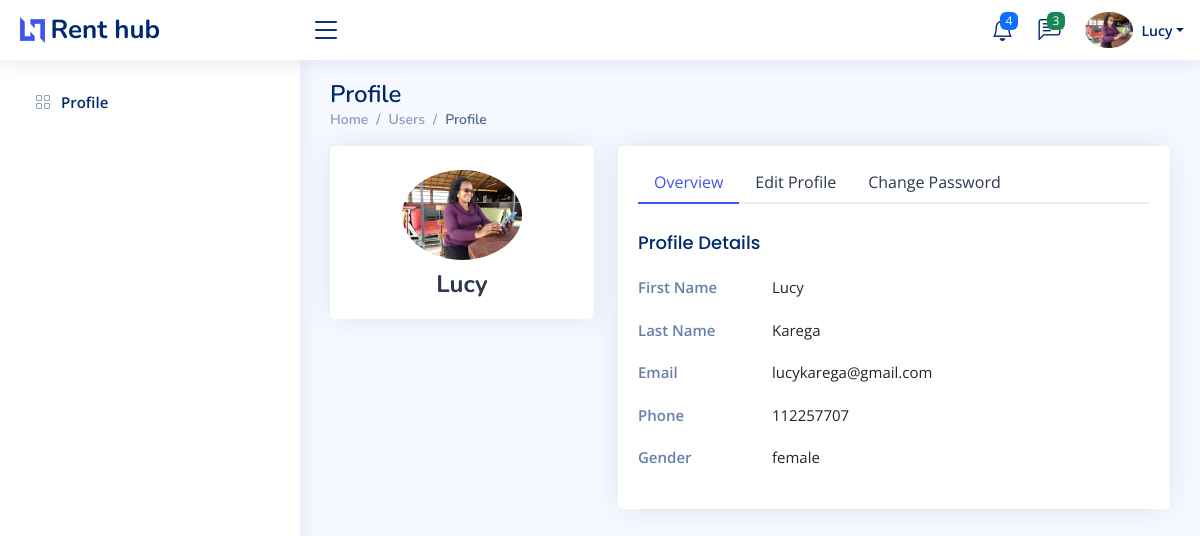
Page /profile/ (signed in) on the committed database.
### main/models.py (models this page shows, shortened)
class Customer(models.Model):
    user = models.OneToOneField(User, null=True, blank=True, on_delete=models.CASCADE)
    ROLE_CHOICES = (
        ('landlord', 'Landlord'),
        ('user', 'user'),
    )
    GENDER_CHOICES =(
        ('male','Male'),
        ('female','Female'),
        ('other','Other'),
    )
    customer_id = models.IntegerField(primary_key= True,)
    username = models.CharField(max_length=50, unique=True, null=True, blank=True)  #for authentication purposes
    first_name = models.CharField(max_length= 100, null=True, blank=True)
    last_name = models.CharField(max_length= 100, null=True, blank=True)
    customer_image = models.ImageField(null=True, blank=True)
    password = models.CharField(max_length= 100, null=True, blank=True)
    email = models.EmailField(null=True, blank=True)
    phone_number = models.IntegerField(help_text='0712345678 or +254712345678', null=True, blank=True) #look for a validator, ie. regex
    gender = models.CharField(max_length=10, null=True, blank=True, choices = GENDER_CHOICES)
    role = models.CharField(max_length=10, choices=ROLE_CHOICES, null=True, blank=True)
    class Meta:
        db_table='customer'
    @property #help us access this as an attribute rather than as a model
    def customer_imageURL(self):
        try:
            url = self.customer_image.url
        except:
            url = ''
        return url

### landlord/views.py (the view, shortened to what this page needs)
# urls.py: path('profile/',  lv.profile, name ='profile'),
def profile(request):
    customer = None  # Initialize customer variable
    if request.user.is_authenticated:
        customer, created = Customer.objects.get_or_create(user=request.user)
    return render(request, "landlord/profile.html", {'customer': customer})

### landlord/templates/landlord/profile.html (shortened to what this page needs)
{% extends 'landlord/landlordBase.html' %}
{% load static %}
{% block pagecontent %}
  <main id="main" class="main">
    <div class="pagetitle">
      <h1>Profile</h1>
      <nav>
        <ol class="breadcrumb">
          <li class="breadcrumb-item"><a href="/home/">Home</a></li>
          <li class="breadcrumb-item">Users</li>
          <li class="breadcrumb-item active">Profile</li>
        </ol>
      </nav>
    </div>
    {% if customer %}
    <section class="section profile">
      <div class="row">
        <div class="col-xl-4">
          <div class="card">
            <div class="card-body profile-card pt-4 d-flex flex-column align-items-center">
              <img src="{{customer.customer_imageURL}}" alt="Profile" class="rounded-circle">
              <h2>{{user.username}}</h2>
            </div>
          </div>
        </div>
        <div class="col-xl-8">
          <div class="card">
            <div class="card-body pt-3">
            {% if customer.role|lower == 'landlord' %}
              <ul class="nav nav-tabs nav-tabs-bordered">
                <li class="nav-item">
                  <button class="nav-link active" data-bs-toggle="tab" data-bs-target="#profile-overview">Overview</button>
                </li>
                <li class="nav-item">
                  <button class="nav-link" data-bs-toggle="tab" data-bs-target="#profile-edit">Edit Profile</button>
                </li>
                <li class="nav-item">
                  <button class="nav-link" data-bs-toggle="tab"> <a href="/propertyManagement/">Edit apartment details </a></button>
                </li>
                <!-- <li class="nav-item">
                  <button class="nav-link" data-bs-toggle="tab" data-bs-target="#profile-change-password">Change Password</button>
                </li> -->
              </ul>
            {% else %}
            <ul class="nav nav-tabs nav-tabs-bordered">
              <li class="nav-item">
                <button class="nav-link active" data-bs-toggle="tab" data-bs-target="#profile-overview">Overview</button>
              </li>
              <li class="nav-item">
                <button class="nav-link" data-bs-toggle="tab" data-bs-target="#profile-edit">Edit Profile</button>
              </li>
              <li class="nav-item">
                <button class="nav-link" data-bs-toggle="tab" data-bs-target="#profile-change-password">Change Password</button>
              </li>
            </ul>
            {% endif %}
              <div class="tab-content pt-2">
                <div class="tab-pane fade show active profile-overview" id="profile-overview">
                  <h5 class="card-title">Profile Details</h5>
                  <div class="row">
                    <div class="col-lg-3 col-md-4 label ">First Name</div>
                    <div class="col-lg-9 col-md-8">{{customer.first_name}}</div>
                  </div>
                  <div class="row">
                    <div class="col-lg-3 col-md-4 label ">Last Name</div>
                    <div class="col-lg-9 col-md-8">{{customer.last_name}}</div>
                  </div>
                  <div class="row">
                    <div class="col-lg-3 col-md-4 label">Email</div>
                    <div class="col-lg-9 col-md-8">{{customer.email}}</div>
                  </div>
                  <div class="row">
                    <div class="col-lg-3 col-md-4 label">Phone</div>
                    <div class="col-lg-9 col-md-8">{{customer.phone_number}}</div>
                  </div>
                  <div class="row">
                    <div class="col-lg-3 col-md-4 label">Gender</div>
                    <div class="col-lg-9 col-md-8">{{customer.gender}}</div>
                  </div>
                </div>
              </div>
            </div>
          </div>
        </div>
      </div>
    </section>
  </main>
  {% endif %}
  {% endblock %}

### landlord/templates/landlord/landlordBase.html (shortened to what this page needs)
{% load static %}
<!DOCTYPE html>
<html lang="en">
<head>
  <link href="{% static 'assets/vendor/bootstrap/css/bootstrap.min.css' %}" rel="stylesheet">
  <link href="{% static 'assets/vendor/bootstrap-icons/bootstrap-icons.css' %}" rel="stylesheet">
  <link href="{% static 'assets/vendor/boxicons/css/boxicons.min.css' %}" rel="stylesheet">
  <link href="{% static 'assets/vendor/quill/quill.snow.css' %}" rel="stylesheet">
  <link href="{% static 'assets/vendor/quill/quill.bubble.css' %}" rel="stylesheet">
  <link href="{% static 'assets/vendor/remixicon/remixicon.css' %}" rel="stylesheet">
  <link href="{% static 'assets/vendor/simple-datatables/style.css' %}" rel="stylesheet">
  <link href="{% static 'assets/css/style.css' %}" rel="stylesheet">
</head>
<body>
  <header id="header" class="header fixed-top d-flex align-items-center">
    <div class="d-flex align-items-center justify-content-between">
      <a href="/profile/" class="logo d-flex align-items-center">
        <img src="{% static 'assets/img/logo.png' %}" alt="">
        <span class="d-none d-lg-block">Rent hub</span>
      </a>
      <i class="bi bi-list toggle-sidebar-btn"></i>
    </div>
     <nav class="header-nav ms-auto">
      <ul class="d-flex align-items-center">
        <li class="nav-item dropdown">
          <a class="nav-link nav-icon" href="#" data-bs-toggle="dropdown">
            <i class="bi bi-bell"></i>
            <span class="badge bg-primary badge-number">{{4}}</span>
          </a>
          </li>
        <li class="nav-item dropdown">
          <a class="nav-link nav-icon" href="#" data-bs-toggle="dropdown">
            <i class="bi bi-chat-left-text"></i>
            <span class="badge bg-success badge-number">3</span>
          </a>
        </li>
        <li class="nav-item dropdown pe-3">
          <a class="nav-link nav-profile d-flex align-items-center pe-0" href="#" data-bs-toggle="dropdown">
            <img src="{{customer.customer_imageURL}}" alt="Profile" class="rounded-circle">
            <span class="d-none d-md-block dropdown-toggle ps-2">{{user.username}}</span>
          </a>
        </li>
      </ul>
    </nav>
  </header>
  {% if customer.role|lower == 'landlord' %}
  <aside id="sidebar" class="sidebar">
    <ul class="sidebar-nav" id="sidebar-nav">
      <li class="nav-item">
        <a class="nav-link collapsed" href="/profile/">
          <i class="bi bi-grid"></i>
          <span>Profile</span>
        </a>
      </li>
      <li class="nav-heading">Apartment Management</li>
      <li class="nav-item">
        <a class="nav-link collapsed" href="/propertyManagement/">
          <i class="bi bi-file-earmark"></i>
          <span>Add a Property</span>
        </a>
      </li>
    </ul>
  </aside>
  {% else %}
  <aside id="sidebar" class="sidebar">
    <ul class="sidebar-nav" id="sidebar-nav">
      <li class="nav-item">
        <a class="nav-link collapsed" href="/profile/">
          <i class="bi bi-grid"></i>
          <span>Profile</span>
        </a>
      </li>
    </ul>
  </aside>
  {% endif %}
  {% block pagecontent %} {% endblock %}
    </body>
    </html>

### static/assets/css/style.css (style rules this page uses)
:root { scroll-behavior: smooth; }
body { font-family: "Open Sans", sans-serif; background: #f6f9ff; color: #444444; }
a { color: #4154f1; text-decoration: none; }
h1, h2, h3, h4, h5, h6 { font-family: "Nunito", sans-serif; }
#main { margin-top: 60px; padding: 20px 30px; transition: all 0.3s; }
.pagetitle { margin-bottom: 10px; }
.pagetitle h1 { font-size: 24px; margin-bottom: 0; font-weight: 600; color: #012970; }
.card { margin-bottom: 30px; border: none; border-radius: 5px; box-shadow: 0px 0 30px rgba(1, 41, 112, 0.1); }
.card-title { padding: 20px 0 15px 0; font-size: 18px; font-weight: 500; color: #012970; font-family: "Poppins", sans-serif; }
.card-body { padding: 0 20px 20px 20px; }
.breadcrumb { font-size: 14px; font-family: "Nunito", sans-serif; color: #899bbd; font-weight: 600; }
.breadcrumb a { color: #899bbd; transition: 0.3s; }
.breadcrumb .breadcrumb-item::before { color: #899bbd; }
.breadcrumb .active { color: #51678f; font-weight: 600; }
.nav-tabs-bordered { border-bottom: 2px solid #ebeef4; }
.nav-tabs-bordered .nav-link { margin-bottom: -2px; border: none; color: #2c384e; }
.nav-tabs-bordered .nav-link.active { background-color: #fff; color: #4154f1; border-bottom: 2px solid #4154f1; }
.logo { line-height: 1; }
@media (min-width: 1200px) { .logo { width: 280px; } }
.logo img { max-height: 26px; margin-right: 6px; }
.logo span { font-size: 26px; font-weight: 700; color: #012970; font-family: "Nunito", sans-serif; }
.header { transition: all 0.5s; z-index: 997; height: 60px; box-shadow: 0px 2px 20px rgba(1, 41, 112, 0.1); background-color: #fff; padding-left: 20px; }
.header .toggle-sidebar-btn { font-size: 32px; padding-left: 10px; cursor: pointer; color: #012970; }
.header-nav ul { list-style: none; }
.header-nav>ul { margin: 0; padding: 0; }
.header-nav .nav-icon { font-size: 22px; color: #012970; margin-right: 25px; position: relative; }
.header-nav .nav-profile { color: #012970; }
.header-nav .nav-profile img { max-height: 36px; }
.header-nav .nav-profile span { font-size: 14px; font-weight: 600; }
.header-nav .badge-number { position: absolute; inset: -2px -5px auto auto; font-weight: normal; font-size: 12px; padding: 3px 6px; }
.sidebar { position: fixed; top: 60px; left: 0; bottom: 0; width: 300px; z-index: 996; transition: all 0.3s; padding: 20px; overflow-y: auto; scrollbar-width: thin; scrollbar-color: #aab7cf transparent; box-shadow: 0px 0px 20px rgba(1, 41, 112, 0.1); background-color: #fff; }
@media (min-width: 1200px) { #main, #footer { margin-left: 300px; } }
.sidebar-nav { padding: 0; margin: 0; list-style: none; }
.sidebar-nav li { padding: 0; margin: 0; list-style: none; }
.sidebar-nav .nav-item { margin-bottom: 5px; }
.sidebar-nav .nav-link { display: flex; align-items: center; font-size: 15px; font-weight: 600; color: #4154f1; transition: 0.3; background: #f6f9ff; padding: 10px 15px; border-radius: 4px; }
.sidebar-nav .nav-link i { font-size: 16px; margin-right: 10px; color: #4154f1; }
.sidebar-nav .nav-link.collapsed { color: #012970; background: #fff; }
.sidebar-nav .nav-link.collapsed i { color: #899bbd; }
.profile .profile-card img { max-width: 120px; }
.profile .profile-card h2 { font-size: 24px; font-weight: 700; color: #2c384e; margin: 10px 0 0 0; }
.profile .profile-overview .row { margin-bottom: 20px; font-size: 15px; }
.profile .profile-overview .card-title { color: #012970; }
.profile .profile-overview .label { font-weight: 600; color: rgba(1, 41, 112, 0.6); }

### rows in the picture
Customer: customer_imageURL (picture), first_name "Lucy", last_name "Karega", email "lucykarega@gmail.com", phone_number "112257707", gender "female"

### other values in the picture
{{ 4 }} "4"
{{ user.username }} "Lucy"
